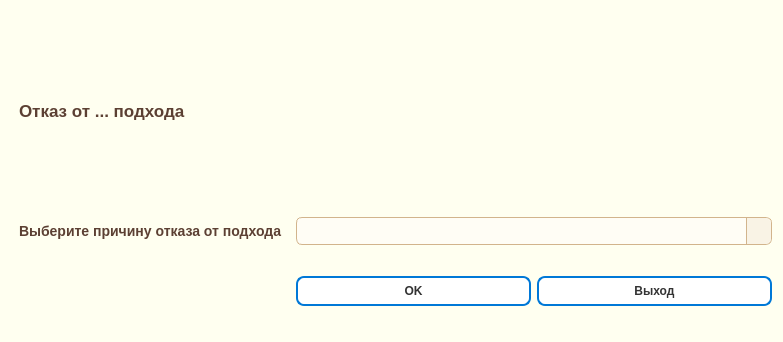
<?xml version="1.0" encoding="UTF-8"?>
<ui version="4.0">
 <class>Dialog</class>
 <widget class="QDialog" name="Dialog">
  <property name="geometry">
   <rect>
    <x>0</x>
    <y>0</y>
    <width>783</width>
    <height>342</height>
   </rect>
  </property>
  <property name="windowTitle">
   <string>Dialog</string>
  </property>
  <property name="styleSheet">
   <string notr="true">QWidget {
    background-color: #fffff0;
}
</string>
  </property>
  <layout class="QGridLayout" name="gridLayout">
   <item row="4" column="2">
    <widget class="QPushButton" name="pushButton_exit">
     <property name="styleSheet">
      <string notr="true">QPushButton {
    background-color: #ffffff;
    color: #333333;
    border: 2px solid #0078d7;         /* синий акцент */
    border-radius: 8px;
    padding: 6px 12px;
    font-weight: bold;
}

QPushButton:hover {
    background-color: #e6f0ff;         /* светло-синий при наведении */
}

QPushButton:pressed {
    background-color: #cce0ff;         /* темнее при нажатии */
}

QPushButton:disabled {
    background-color: #f0f0f0;
    color: #a0a0a0;
    border: 1px solid #cccccc;
}
#pushButton_duplicate {
    background-color: #f9f9f9;
    border: 2px solid #28a745;   /* зелёный */
    border-radius: 8px;
    padding: 6px 14px;
}
#pushButton_duplicate:hover {
    background-color: #e6ffe9;
}
</string>
     </property>
     <property name="text">
      <string>Выход</string>
     </property>
    </widget>
   </item>
   <item row="2" column="0">
    <widget class="QLabel" name="label_2">
     <property name="maximumSize">
      <size>
       <width>16777215</width>
       <height>150</height>
      </size>
     </property>
     <property name="styleSheet">
      <string notr="true">QLabel {
    color: #5c4033;          /* тёмно-серый текст */
    font-size: 14px;
    font-weight: 500;
    padding: 2px 4px;
}
</string>
     </property>
     <property name="text">
      <string>Выберите причину отказа от подхода</string>
     </property>
    </widget>
   </item>
   <item row="4" column="1">
    <widget class="QPushButton" name="pushButton_ok">
     <property name="styleSheet">
      <string notr="true">QPushButton {
    background-color: #ffffff;
    color: #333333;
    border: 2px solid #0078d7;         /* синий акцент */
    border-radius: 8px;
    padding: 6px 12px;
    font-weight: bold;
}

QPushButton:hover {
    background-color: #e6f0ff;         /* светло-синий при наведении */
}

QPushButton:pressed {
    background-color: #cce0ff;         /* темнее при нажатии */
}

QPushButton:disabled {
    background-color: #f0f0f0;
    color: #a0a0a0;
    border: 1px solid #cccccc;
}
#pushButton_duplicate {
    background-color: #f9f9f9;
    border: 2px solid #28a745;   /* зелёный */
    border-radius: 8px;
    padding: 6px 14px;
}
#pushButton_duplicate:hover {
    background-color: #e6ffe9;
}
</string>
     </property>
     <property name="text">
      <string>OK</string>
     </property>
    </widget>
   </item>
   <item row="1" column="0">
    <widget class="QLabel" name="label_method_rejection">
     <property name="maximumSize">
      <size>
       <width>16777215</width>
       <height>150</height>
      </size>
     </property>
     <property name="styleSheet">
      <string notr="true">QLabel {
    color: #5c4033;          /* тёмно-серый текст */
    font-size: 17px;
    font-weight: 500;
    padding: 2px 4px;
}
</string>
     </property>
     <property name="text">
      <string>Отказ от ... подхода</string>
     </property>
    </widget>
   </item>
   <item row="2" column="1" colspan="2">
    <widget class="QComboBox" name="comboBox_reason">
     <property name="styleSheet">
      <string notr="true">QComboBox {
    background-color: #fffdf5;
    color: #5c4033;
    border: 1px solid #d2b48c;
    border-radius: 6px;
    padding: 4px 6px;
    font-size: 14px;
}

QComboBox:focus {
    border: 1px solid #a07d5e;
    background-color: #fff8e1;
}

QComboBox::drop-down {
    subcontrol-origin: padding;
    subcontrol-position: top right;
    width: 24px;
    border-left: 1px solid #d2b48c;
    background-color: #f9f3e5;
    border-top-right-radius: 6px;
    border-bottom-right-radius: 6px;
}
QComboBox::down-arrow {
    width: 12px;
    height: 12px;
    image: none;
}

</string>
     </property>
    </widget>
   </item>
  </layout>
 </widget>
 <resources/>
 <connections/>
</ui>
